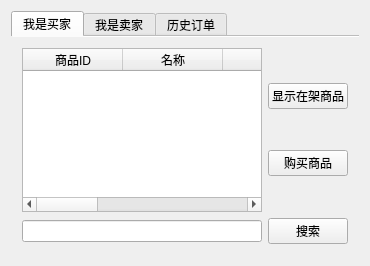
<?xml version="1.0" encoding="UTF-8"?>
<ui version="4.0">
 <class>userWindow</class>
 <widget class="QMainWindow" name="userWindow">
  <property name="geometry">
   <rect>
    <x>0</x>
    <y>0</y>
    <width>370</width>
    <height>266</height>
   </rect>
  </property>
  <property name="windowTitle">
   <string>userWindow</string>
  </property>
  <widget class="QWidget" name="centralWidget">
   <layout class="QVBoxLayout" name="verticalLayout_2">
    <item>
     <widget class="QTabWidget" name="tabWidget">
      <property name="currentIndex">
       <number>0</number>
      </property>
      <property name="documentMode">
       <bool>true</bool>
      </property>
      <widget class="QWidget" name="buyerTab">
       <attribute name="title">
        <string>我是买家</string>
       </attribute>
       <layout class="QGridLayout" name="gridLayout">
        <item row="2" column="0">
         <widget class="QLineEdit" name="buyerSearchLineEdit"/>
        </item>
        <item row="2" column="1">
         <widget class="QPushButton" name="buyerSearchPushButton">
          <property name="text">
           <string>搜索</string>
          </property>
         </widget>
        </item>
        <item row="0" column="1">
         <layout class="QVBoxLayout" name="verticalLayout">
          <item>
           <widget class="QPushButton" name="buyerViewAllPushButton">
            <property name="text">
             <string>显示在架商品</string>
            </property>
           </widget>
          </item>
          <item>
           <widget class="QPushButton" name="buyerBuyPushButton">
            <property name="text">
             <string>购买商品</string>
            </property>
           </widget>
          </item>
         </layout>
        </item>
        <item row="0" column="0">
         <widget class="QTableWidget" name="buyerCommodityTableWidget">
          <column>
           <property name="text">
            <string>商品ID</string>
           </property>
          </column>
          <column>
           <property name="text">
            <string>名称</string>
           </property>
          </column>
          <column>
           <property name="text">
            <string>价格</string>
           </property>
          </column>
          <column>
           <property name="text">
            <string>数量</string>
           </property>
          </column>
          <column>
           <property name="text">
            <string>描述</string>
           </property>
          </column>
          <column>
           <property name="text">
            <string>卖家ID</string>
           </property>
          </column>
          <column>
           <property name="text">
            <string>状态</string>
           </property>
          </column>
         </widget>
        </item>
       </layout>
      </widget>
      <widget class="QWidget" name="sellerTab">
       <attribute name="title">
        <string>我是卖家</string>
       </attribute>
       <layout class="QGridLayout" name="gridLayout_3">
        <item row="0" column="0">
         <widget class="QTableWidget" name="sellerCommodityTableWidget">
          <column>
           <property name="text">
            <string>商品ID</string>
           </property>
          </column>
          <column>
           <property name="text">
            <string>名称</string>
           </property>
          </column>
          <column>
           <property name="text">
            <string>价格</string>
           </property>
          </column>
          <column>
           <property name="text">
            <string>数量</string>
           </property>
          </column>
          <column>
           <property name="text">
            <string>描述</string>
           </property>
          </column>
          <column>
           <property name="text">
            <string>卖家ID</string>
           </property>
          </column>
          <column>
           <property name="text">
            <string>状态</string>
           </property>
          </column>
         </widget>
        </item>
        <item row="0" column="1">
         <layout class="QVBoxLayout" name="verticalLayout_3">
          <item>
           <widget class="QPushButton" name="sellerViewAllPushButton">
            <property name="text">
             <string>显示我的商品</string>
            </property>
           </widget>
          </item>
          <item>
           <widget class="QPushButton" name="sellerNewCommodityPushButton">
            <property name="text">
             <string>发布商品</string>
            </property>
           </widget>
          </item>
          <item>
           <widget class="QPushButton" name="sellerModifyPushButton">
            <property name="text">
             <string>修改商品信息</string>
            </property>
           </widget>
          </item>
          <item>
           <widget class="QPushButton" name="sellerBanPushButton">
            <property name="text">
             <string>下架商品</string>
            </property>
           </widget>
          </item>
         </layout>
        </item>
       </layout>
      </widget>
      <widget class="QWidget" name="orderTab">
       <attribute name="title">
        <string>历史订单</string>
       </attribute>
       <layout class="QGridLayout" name="gridLayout_2">
        <item row="0" column="0">
         <widget class="QTableWidget" name="orderTableWidget">
          <column>
           <property name="text">
            <string>订单ID</string>
           </property>
          </column>
          <column>
           <property name="text">
            <string>商品ID</string>
           </property>
          </column>
          <column>
           <property name="text">
            <string>价格</string>
           </property>
          </column>
          <column>
           <property name="text">
            <string>数量</string>
           </property>
          </column>
          <column>
           <property name="text">
            <string>交易时间</string>
           </property>
          </column>
          <column>
           <property name="text">
            <string>卖家ID</string>
           </property>
          </column>
          <column>
           <property name="text">
            <string>买家ID</string>
           </property>
          </column>
         </widget>
        </item>
        <item row="1" column="0">
         <widget class="QPushButton" name="showOrderPushButton">
          <property name="text">
           <string>查看订单</string>
          </property>
         </widget>
        </item>
       </layout>
      </widget>
     </widget>
    </item>
   </layout>
  </widget>
 </widget>
 <layoutdefault spacing="6" margin="11"/>
 <tabstops>
  <tabstop>buyerCommodityTableWidget</tabstop>
  <tabstop>buyerViewAllPushButton</tabstop>
  <tabstop>buyerBuyPushButton</tabstop>
  <tabstop>buyerSearchLineEdit</tabstop>
  <tabstop>buyerSearchPushButton</tabstop>
  <tabstop>sellerCommodityTableWidget</tabstop>
  <tabstop>sellerViewAllPushButton</tabstop>
  <tabstop>sellerNewCommodityPushButton</tabstop>
  <tabstop>sellerModifyPushButton</tabstop>
  <tabstop>sellerBanPushButton</tabstop>
  <tabstop>orderTableWidget</tabstop>
  <tabstop>showOrderPushButton</tabstop>
 </tabstops>
 <resources/>
 <connections>
  <connection>
   <sender>buyerSearchPushButton</sender>
   <signal>clicked()</signal>
   <receiver>userWindow</receiver>
   <slot>onBuyerSearchPushButtonClicked()</slot>
   <hints>
    <hint type="sourcelabel">
     <x>320</x>
     <y>246</y>
    </hint>
    <hint type="destinationlabel">
     <x>332</x>
     <y>265</y>
    </hint>
   </hints>
  </connection>
  <connection>
   <sender>buyerBuyPushButton</sender>
   <signal>clicked()</signal>
   <receiver>userWindow</receiver>
   <slot>onBuyerBuyPushButtonClicked()</slot>
   <hints>
    <hint type="sourcelabel">
     <x>344</x>
     <y>169</y>
    </hint>
    <hint type="destinationlabel">
     <x>367</x>
     <y>196</y>
    </hint>
   </hints>
  </connection>
  <connection>
   <sender>buyerViewAllPushButton</sender>
   <signal>clicked()</signal>
   <receiver>userWindow</receiver>
   <slot>onBuyerViewAllPushButtonClicked()</slot>
   <hints>
    <hint type="sourcelabel">
     <x>339</x>
     <y>94</y>
    </hint>
    <hint type="destinationlabel">
     <x>368</x>
     <y>102</y>
    </hint>
   </hints>
  </connection>
  <connection>
   <sender>showOrderPushButton</sender>
   <signal>clicked()</signal>
   <receiver>userWindow</receiver>
   <slot>onshowOrderPushButtonClicked()</slot>
   <hints>
    <hint type="sourcelabel">
     <x>133</x>
     <y>252</y>
    </hint>
    <hint type="destinationlabel">
     <x>140</x>
     <y>265</y>
    </hint>
   </hints>
  </connection>
  <connection>
   <sender>sellerViewAllPushButton</sender>
   <signal>clicked()</signal>
   <receiver>userWindow</receiver>
   <slot>onSellerViewAllPushButtonClicked()</slot>
   <hints>
    <hint type="sourcelabel">
     <x>318</x>
     <y>64</y>
    </hint>
    <hint type="destinationlabel">
     <x>365</x>
     <y>79</y>
    </hint>
   </hints>
  </connection>
  <connection>
   <sender>sellerNewCommodityPushButton</sender>
   <signal>clicked()</signal>
   <receiver>userWindow</receiver>
   <slot>onSellerNewCommodityPushButtonClicked()</slot>
   <hints>
    <hint type="sourcelabel">
     <x>328</x>
     <y>118</y>
    </hint>
    <hint type="destinationlabel">
     <x>365</x>
     <y>138</y>
    </hint>
   </hints>
  </connection>
  <connection>
   <sender>sellerModifyPushButton</sender>
   <signal>clicked()</signal>
   <receiver>userWindow</receiver>
   <slot>onSellerModifyPushButtonClicked()</slot>
   <hints>
    <hint type="sourcelabel">
     <x>332</x>
     <y>170</y>
    </hint>
    <hint type="destinationlabel">
     <x>368</x>
     <y>188</y>
    </hint>
   </hints>
  </connection>
  <connection>
   <sender>sellerBanPushButton</sender>
   <signal>clicked()</signal>
   <receiver>userWindow</receiver>
   <slot>onSellerBanPushButtonClicked()</slot>
   <hints>
    <hint type="sourcelabel">
     <x>311</x>
     <y>220</y>
    </hint>
    <hint type="destinationlabel">
     <x>367</x>
     <y>234</y>
    </hint>
   </hints>
  </connection>
 </connections>
 <slots>
  <slot>onBuyerSearchPushButtonClicked()</slot>
  <slot>onBuyerBuyPushButtonClicked()</slot>
  <slot>onBuyerViewAllPushButtonClicked()</slot>
  <slot>onshowOrderPushButtonClicked()</slot>
  <slot>onSellerViewAllPushButtonClicked()</slot>
  <slot>onSellerNewCommodityPushButtonClicked()</slot>
  <slot>onSellerModifyPushButtonClicked()</slot>
  <slot>onSellerBanPushButtonClicked()</slot>
 </slots>
</ui>
